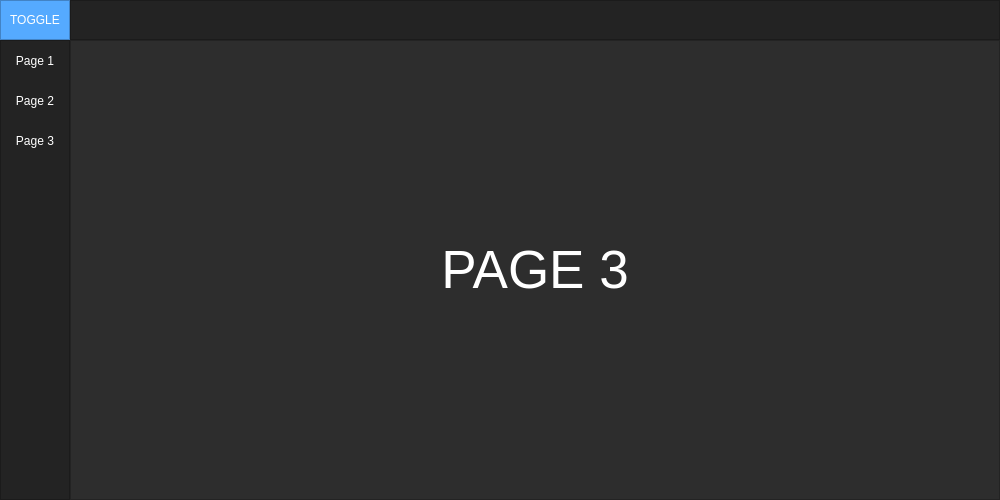
<?xml version="1.0" encoding="UTF-8"?>
<ui version="4.0">
 <class>MainWindow</class>
 <widget class="QMainWindow" name="MainWindow">
  <property name="geometry">
   <rect>
    <x>0</x>
    <y>0</y>
    <width>1000</width>
    <height>500</height>
   </rect>
  </property>
  <property name="minimumSize">
   <size>
    <width>1000</width>
    <height>500</height>
   </size>
  </property>
  <property name="windowTitle">
   <string>MainWindow</string>
  </property>
  <property name="styleSheet">
   <string notr="true">background-color: rgb(45, 45, 45);</string>
  </property>
  <widget class="QWidget" name="centralwidget">
   <layout class="QVBoxLayout" name="verticalLayout">
    <property name="spacing">
     <number>0</number>
    </property>
    <property name="leftMargin">
     <number>0</number>
    </property>
    <property name="topMargin">
     <number>0</number>
    </property>
    <property name="rightMargin">
     <number>0</number>
    </property>
    <property name="bottomMargin">
     <number>0</number>
    </property>
    <item>
     <widget class="QFrame" name="Top_Bar">
      <property name="maximumSize">
       <size>
        <width>16777215</width>
        <height>40</height>
       </size>
      </property>
      <property name="styleSheet">
       <string notr="true">background-color: rgb(35, 35, 35);</string>
      </property>
      <property name="frameShape">
       <enum>QFrame::NoFrame</enum>
      </property>
      <property name="frameShadow">
       <enum>QFrame::Raised</enum>
      </property>
      <layout class="QHBoxLayout" name="horizontalLayout">
       <property name="spacing">
        <number>0</number>
       </property>
       <property name="leftMargin">
        <number>0</number>
       </property>
       <property name="topMargin">
        <number>0</number>
       </property>
       <property name="rightMargin">
        <number>0</number>
       </property>
       <property name="bottomMargin">
        <number>0</number>
       </property>
       <item>
        <widget class="QFrame" name="frame_toggle">
         <property name="maximumSize">
          <size>
           <width>70</width>
           <height>40</height>
          </size>
         </property>
         <property name="styleSheet">
          <string notr="true">background-color: rgb(85, 170, 255);</string>
         </property>
         <property name="frameShape">
          <enum>QFrame::StyledPanel</enum>
         </property>
         <property name="frameShadow">
          <enum>QFrame::Raised</enum>
         </property>
         <layout class="QVBoxLayout" name="verticalLayout_2">
          <property name="spacing">
           <number>0</number>
          </property>
          <property name="leftMargin">
           <number>0</number>
          </property>
          <property name="topMargin">
           <number>0</number>
          </property>
          <property name="rightMargin">
           <number>0</number>
          </property>
          <property name="bottomMargin">
           <number>0</number>
          </property>
          <item>
           <widget class="QPushButton" name="Btn_Toggle">
            <property name="sizePolicy">
             <sizepolicy hsizetype="Expanding" vsizetype="Expanding">
              <horstretch>0</horstretch>
              <verstretch>0</verstretch>
             </sizepolicy>
            </property>
            <property name="styleSheet">
             <string notr="true">color: rgb(255, 255, 255);
border: 0px solid;</string>
            </property>
            <property name="text">
             <string>TOGGLE</string>
            </property>
           </widget>
          </item>
         </layout>
        </widget>
       </item>
       <item>
        <widget class="QFrame" name="frame_top">
         <property name="frameShape">
          <enum>QFrame::StyledPanel</enum>
         </property>
         <property name="frameShadow">
          <enum>QFrame::Raised</enum>
         </property>
        </widget>
       </item>
      </layout>
     </widget>
    </item>
    <item>
     <widget class="QFrame" name="Content">
      <property name="frameShape">
       <enum>QFrame::NoFrame</enum>
      </property>
      <property name="frameShadow">
       <enum>QFrame::Raised</enum>
      </property>
      <layout class="QHBoxLayout" name="horizontalLayout_2">
       <property name="spacing">
        <number>0</number>
       </property>
       <property name="leftMargin">
        <number>0</number>
       </property>
       <property name="topMargin">
        <number>0</number>
       </property>
       <property name="rightMargin">
        <number>0</number>
       </property>
       <property name="bottomMargin">
        <number>0</number>
       </property>
       <item>
        <widget class="QFrame" name="frame_left_menu">
         <property name="minimumSize">
          <size>
           <width>70</width>
           <height>0</height>
          </size>
         </property>
         <property name="maximumSize">
          <size>
           <width>70</width>
           <height>16777215</height>
          </size>
         </property>
         <property name="styleSheet">
          <string notr="true">background-color: rgb(35, 35, 35);</string>
         </property>
         <property name="frameShape">
          <enum>QFrame::StyledPanel</enum>
         </property>
         <property name="frameShadow">
          <enum>QFrame::Raised</enum>
         </property>
         <layout class="QGridLayout" name="gridLayout">
          <property name="leftMargin">
           <number>0</number>
          </property>
          <property name="topMargin">
           <number>0</number>
          </property>
          <property name="rightMargin">
           <number>0</number>
          </property>
          <property name="bottomMargin">
           <number>0</number>
          </property>
          <item row="0" column="0">
           <widget class="QFrame" name="frame_top_menus">
            <property name="frameShape">
             <enum>QFrame::NoFrame</enum>
            </property>
            <property name="frameShadow">
             <enum>QFrame::Raised</enum>
            </property>
            <layout class="QVBoxLayout" name="verticalLayout_4">
             <property name="spacing">
              <number>0</number>
             </property>
             <property name="leftMargin">
              <number>0</number>
             </property>
             <property name="topMargin">
              <number>0</number>
             </property>
             <property name="rightMargin">
              <number>0</number>
             </property>
             <property name="bottomMargin">
              <number>0</number>
             </property>
             <item>
              <widget class="QPushButton" name="btn_page_1">
               <property name="minimumSize">
                <size>
                 <width>0</width>
                 <height>40</height>
                </size>
               </property>
               <property name="styleSheet">
                <string notr="true">QPushButton {
	color: rgb(255, 255, 255);
	background-color: rgb(35, 35, 35);
	border: 0px solid;
}
QPushButton:hover {
	background-color: rgb(85, 170, 255);
}</string>
               </property>
               <property name="text">
                <string>Page 1</string>
               </property>
              </widget>
             </item>
             <item>
              <widget class="QPushButton" name="btn_page_2">
               <property name="minimumSize">
                <size>
                 <width>0</width>
                 <height>40</height>
                </size>
               </property>
               <property name="styleSheet">
                <string notr="true">QPushButton {
	color: rgb(255, 255, 255);
	background-color: rgb(35, 35, 35);
	border: 0px solid;
}
QPushButton:hover {
	background-color: rgb(85, 170, 255);
}</string>
               </property>
               <property name="text">
                <string>Page 2</string>
               </property>
              </widget>
             </item>
             <item>
              <widget class="QPushButton" name="btn_page_3">
               <property name="minimumSize">
                <size>
                 <width>0</width>
                 <height>40</height>
                </size>
               </property>
               <property name="styleSheet">
                <string notr="true">QPushButton {
	color: rgb(255, 255, 255);
	background-color: rgb(35, 35, 35);
	border: 0px solid;
}
QPushButton:hover {
	background-color: rgb(85, 170, 255);
}</string>
               </property>
               <property name="text">
                <string>Page 3</string>
               </property>
              </widget>
             </item>
             <item>
              <spacer name="verticalSpacer">
               <property name="orientation">
                <enum>Qt::Vertical</enum>
               </property>
               <property name="sizeHint" stdset="0">
                <size>
                 <width>20</width>
                 <height>40</height>
                </size>
               </property>
              </spacer>
             </item>
            </layout>
           </widget>
          </item>
         </layout>
        </widget>
       </item>
       <item>
        <widget class="QFrame" name="frame_pages">
         <property name="frameShape">
          <enum>QFrame::StyledPanel</enum>
         </property>
         <property name="frameShadow">
          <enum>QFrame::Raised</enum>
         </property>
         <layout class="QVBoxLayout" name="verticalLayout_5">
          <item>
           <widget class="QStackedWidget" name="stackedWidget">
            <property name="currentIndex">
             <number>2</number>
            </property>
            <widget class="QWidget" name="page_1">
             <layout class="QVBoxLayout" name="verticalLayout_7">
              <item>
               <widget class="QLabel" name="label_1">
                <property name="font">
                 <font>
                  <pointsize>40</pointsize>
                 </font>
                </property>
                <property name="styleSheet">
                 <string notr="true">color: #FFF;</string>
                </property>
                <property name="text">
                 <string>PAGE 1</string>
                </property>
                <property name="alignment">
                 <set>Qt::AlignCenter</set>
                </property>
               </widget>
              </item>
             </layout>
            </widget>
            <widget class="QWidget" name="page_2">
             <layout class="QVBoxLayout" name="verticalLayout_6">
              <item>
               <widget class="QLabel" name="label_2">
                <property name="font">
                 <font>
                  <pointsize>40</pointsize>
                 </font>
                </property>
                <property name="styleSheet">
                 <string notr="true">color: #FFF;</string>
                </property>
                <property name="text">
                 <string>PAGE 2</string>
                </property>
                <property name="alignment">
                 <set>Qt::AlignCenter</set>
                </property>
               </widget>
              </item>
             </layout>
            </widget>
            <widget class="QWidget" name="page_3">
             <layout class="QVBoxLayout" name="verticalLayout_8">
              <item>
               <widget class="QLabel" name="label">
                <property name="font">
                 <font>
                  <pointsize>40</pointsize>
                 </font>
                </property>
                <property name="styleSheet">
                 <string notr="true">color: #FFF;</string>
                </property>
                <property name="text">
                 <string>PAGE 3</string>
                </property>
                <property name="alignment">
                 <set>Qt::AlignCenter</set>
                </property>
               </widget>
              </item>
             </layout>
            </widget>
           </widget>
          </item>
         </layout>
        </widget>
       </item>
      </layout>
     </widget>
    </item>
   </layout>
  </widget>
 </widget>
 <resources/>
 <connections/>
</ui>
